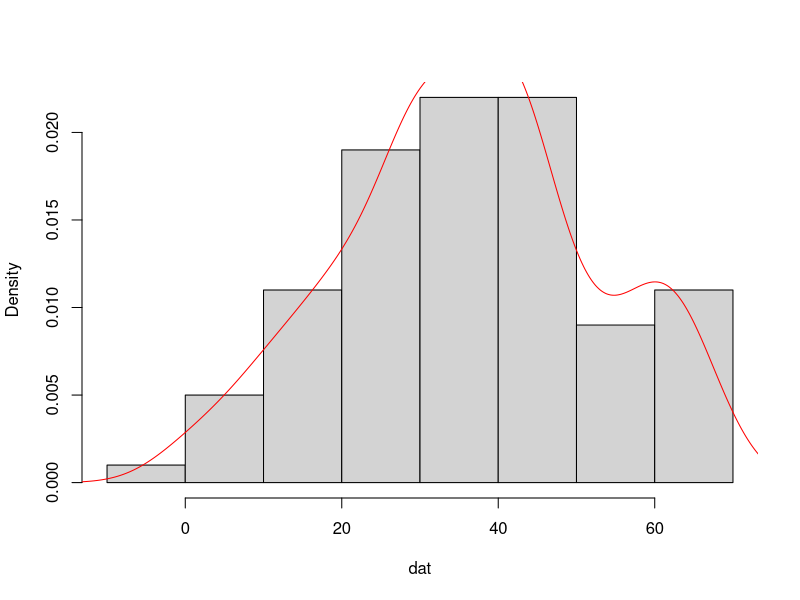
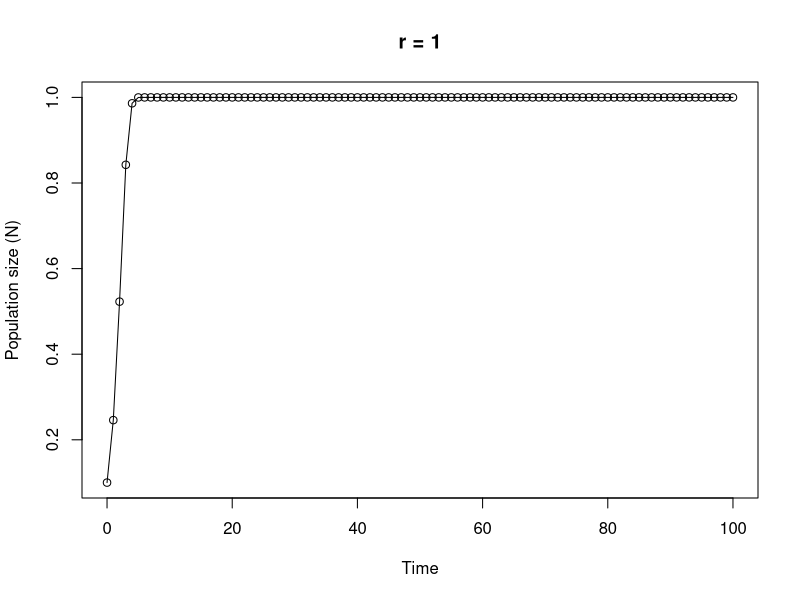

The R script that drew these images, in order:
## ----Q1, results = 'asis'---------------------------------------------------------------------------

# area of a circle
# the equation to calculate the area of a circle is pi * radius^2

circle.area <- function(d){ 
	pi * (d/2)^2
}

# to use your new function

circle.area(10)
# [1] 78.53982

# to test on a vector of diameters
# first create a vector with diameters ranging from 0 to 50 in steps of 10

cir.diam <- seq(from = 0, to = 50, by = 10)

# test your function

circle.area(cir.diam)
# [1]    0.00000   78.53982  314.15927  706.85835 1256.63706 1963.49541


## ----Q2, tidy = TRUE--------------------------------------------------------------------------------

far.cent <- function(a){
	val <- (a-32)*5/9
	print(paste("Fahrenheit: ", round(a, digits = 3), "oF",sep = " "), quote = FALSE)# round 3dp
	print(paste("Centigrade: ", round(val, digits = 3), "oC", sep = " "), quote = FALSE)# round 3dp
}

# alternative Fahrenheit to centigrade using cat function

far.cent2 <- function(a){
	val <- (a - 32) * 5/9	#calculation
	cat("Fahrenheit: ", round(a, digits = 3), "oF", "\n")   # use cat function
	cat("Centigrade: ", round(val, digits = 3), "oC", "\n")   
}



## ----Q3---------------------------------------------------------------------------------------------

# Create a vector of normally distributed data
# length 100, mean 35 and standard deviation of 29

vals <- rnorm(100, 35, 15)	# create some norm dist data mean 35, sd = 15

summary.fun <- function(dat){
	mymean <- round(mean(dat), digits = 4)      	# calc mean
	mymedian <- round(median(dat), digits = 4)    # calc median
	mymin <- round(min(dat), digits = 4)          # calc min
	mymax <- round(max(dat), digits = 4)          # calc max
	print(paste("mean:", mymean, sep = " "), quote = FALSE)     # print mean
	print(paste("median:", mymedian, sep = " "), quote = FALSE)     # print median
	print(paste("range:", "from:", mymin, "to", mymax, sep = " "), quote = FALSE) 
	dens <- density(dat)                          # estimate density curve
	hist(dat, main = "",type = "l",freq = FALSE)  # plot histogram
	lines(dens, lty = 1, col = "red")             # plot density curve
}

# use the function
summary.fun(vals)


## ----Q4---------------------------------------------------------------------------------------------

# calculate a median

ourmedian <- function(x){
	n <- length(x)
	if (n %% 2 == 1)      # odd numbers
	  sort(x)[(n + 1)/2]  # find the middle number by adding 1 to length and div 2
	else {                # even numbers
	  middletwo <- sort(x)[(n/2) + 0:1]   #find the two middle numbers
	  mean(middletwo)
	  }
}

# use the function
mydat <- sample(1:50, size = 10, replace = TRUE )

# our function
ourmedian(mydat)

# R median function
median(mydat)


## ----Q5, tidy = TRUE--------------------------------------------------------------------------------

# function to simulate Ricker model

Ricker.model <- function(nzero, r, time, K=1){     # sets initial parameters
  N <- numeric(time + 1)    # creates a real vector of length time+1 to store values of Nt+1
  N[1] <- nzero             # sets initial population size in first element of N
  for (i in 1:time) {				# loops over time
      N[i+1] <- N[i]*exp(r*(1 - N[i]/K))    
  }
  Time <- 0:time   					 # creates vector for x axis
  plot(Time, N, type = "o", xlim = c(0, time), xlab = "Time", ylab = "Population size (N)", main = paste("r =", r, sep=" "))   # plots     output
}

# To run
# play around with the different parameters, especially r
Ricker.model(nzero=0.1,r=1,time=100)
